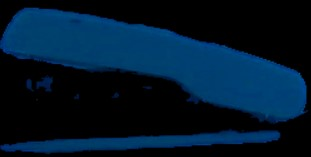
#> input picture images/zimba.jpg, 311 x 157 px
$ python main.py
#> lines starting #> are read from the running program, lines starting #| are printed output that depends on the picture; after the words box and inside, x2 and y2 are one past the last pixel; in counts of white or black regions, pixels touching at a corner belong together
### vision.py
import cv2 as cv
import numpy as np
from hsvfilter import HsvFilter


class Vision:
    TRACKBAR_WINDOW = "Trackbars"
    needle_img = None
    needle_w = 0
    needle_h = 0
    method = None


    def __init__(self, needle_img_path, method=cv.TM_CCOEFF_NORMED):

#> called with needle_img_path = 'images/zimba.jpg', method = 5
        self.needle_img = cv.imread(needle_img_path, cv.IMREAD_UNCHANGED)
#> self.needle_img is the input picture: shape (157, 311, 3); mean B, G, R 44.7, 24.4, 0.8

        self.needle_w = self.needle_img.shape[1]
#> self.needle_w = 311
        self.needle_h = self.needle_img.shape[0]
#> self.needle_h = 157

        # TM_CCOEFF, TM_CCOEFF_NORMED, TM_CCORR, TM_CCORR_NORMED, TM_SQDIFF, TM_SQDIFF_NORMED
        self.method = method

    def find(self, haystack_img, threshold=0.5, max_results=10):

        result = cv.matchTemplate(haystack_img, self.needle_img, self.method)

        locations = np.where(result >= threshold)
        locations = list(zip(*locations[::-1]))

        if not locations:
            return np.array([], dtype=np.int32).reshape(0, 4)

        rectangles = []
        for loc in locations:
            rect = [int(loc[0]), int(loc[1]), self.needle_w, self.needle_h]
            rectangles.append(rect)
            rectangles.append(rect)

        rectangles, weights = cv.groupRectangles(rectangles, groupThreshold=1, eps=0.5)

        if len(rectangles) > max_results:
            print('Warning: too many results, raise the threshold.')
            rectangles = rectangles[:max_results]

        return rectangles


    def draw_rectangles(self, haystack_img, rectangles):
        line_color = (32,114,244)
        line_type = cv.LINE_4

        for (x, y, w, h) in rectangles:
            top_left = (x, y)
            bottom_right = (x + w, y + h)
            cv.rectangle(haystack_img, top_left, bottom_right, line_color, lineType=line_type)

        return haystack_img

    # [37 lines left out: functions init_control_gui, get_hsv_filter_from_controls, not called in this run]

    def apply_hsv_filter(self, original_image, hsv_filter=None):
        hsv = cv.cvtColor(original_image, cv.COLOR_BGR2HSV)

        if not hsv_filter:
            hsv_filter = self.get_hsv_filter_from_controls()

        h, s, v = cv.split(hsv)
        s = self.shift_channel(s, hsv_filter.sAdd)
        s = self.shift_channel(s, -hsv_filter.sSub)
        v = self.shift_channel(v, hsv_filter.vAdd)
        v = self.shift_channel(v, -hsv_filter.vSub)
        hsv = cv.merge([h, s, v])

        lower = np.array([hsv_filter.hMin, hsv_filter.sMin, hsv_filter.vMin])
        upper = np.array([hsv_filter.hMax, hsv_filter.sMax, hsv_filter.vMax])
        mask = cv.inRange(hsv, lower, upper)
        result = cv.bitwise_and(hsv, hsv, mask=mask)

        img = cv.cvtColor(result, cv.COLOR_HSV2BGR)

        return img

    def shift_channel(self, c, amount):
        if amount > 0:
            lim = 255 - amount
            c[c >= lim] = 255
            c[c < lim] += amount
        elif amount < 0:
            amount = -amount
            lim = amount
            c[c <= lim] = 0
            c[c > lim] -= amount
        return c

### hsvfilter.py
# custom data structure to hold the state of an HSV filter
class HsvFilter:

    def __init__(self, hMin=None, sMin=None, vMin=None, hMax=None, sMax=None, vMax=None,
                    sAdd=None, sSub=None, vAdd=None, vSub=None):
        self.hMin = hMin
        self.sMin = sMin
        self.vMin = vMin
        self.hMax = hMax
        self.sMax = sMax
        self.vMax = vMax
        self.sAdd = sAdd
        self.sSub = sSub
        self.vAdd = vAdd
        self.vSub = vSub

### main.py
import cv2 as cv
from hsvfilter import HsvFilter
from vision import Vision

wincap = cv.VideoCapture(0)

vision_limestone = Vision("images/zimba.jpg")

#uncomment if you want to change color schema
#vision_limestone.init_control_gui()
hsv_filter = HsvFilter(50,0,0,120,255,165,255,0,0,0)

ret, frame = wincap.read()
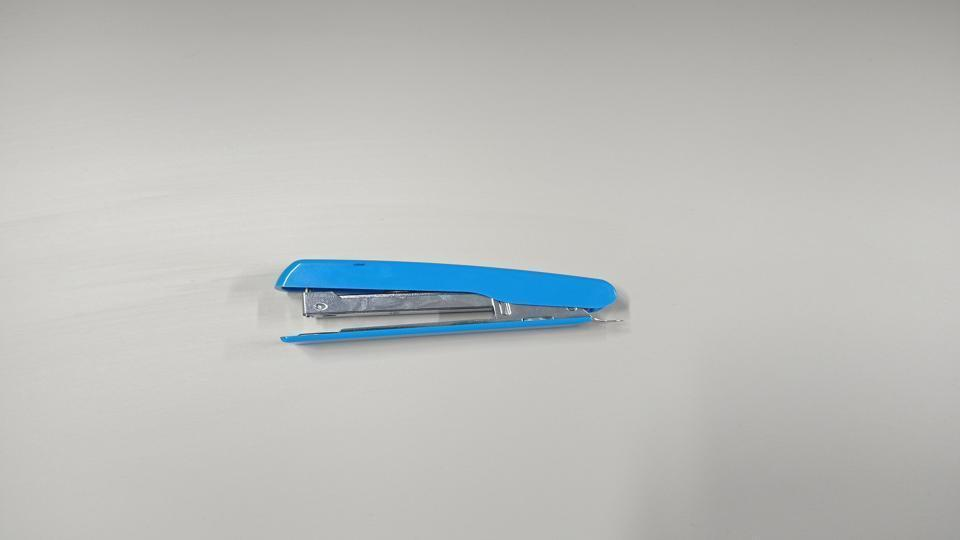
#> input picture images/test.jpg, 960 x 540 px, given in place of the camera
#> frame is the input picture: shape (540, 960, 3); mean B, G, R 187.5, 189.4, 187.3
gray = cv.cvtColor(frame, cv.COLOR_BGR2GRAY)
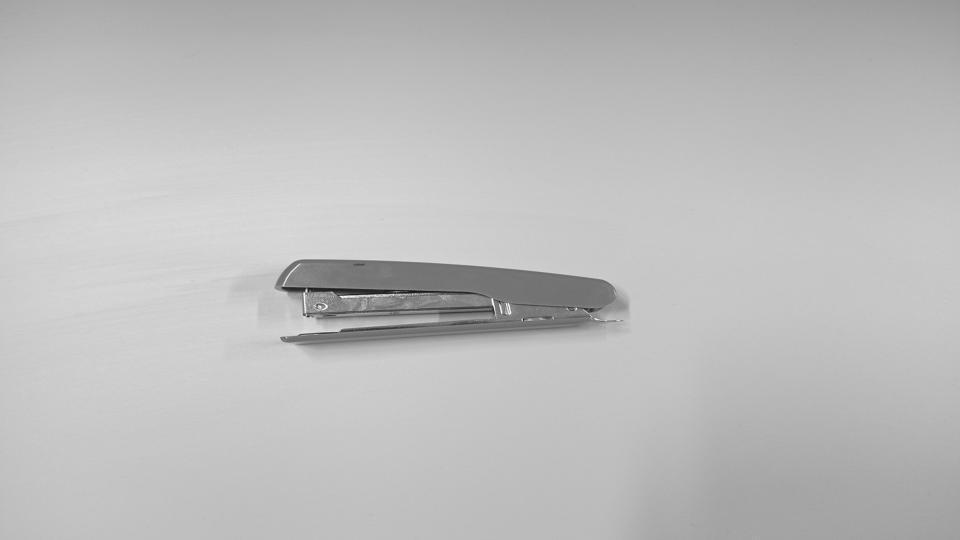
#> gray: shape (540, 960); min 19, max 253, mean 188.7

processed_image = vision_limestone.apply_hsv_filter(frame, hsv_filter)
#> in apply_hsv_filter, `hsv = cv.cvtColor(original_image, cv.COLOR_BGR2HSV)`: hsv: shape (540, 960, 3); mean H, S, V 27.9, 12.4, 192.2
#> in apply_hsv_filter, `h, s, v = cv.split(hsv)`:
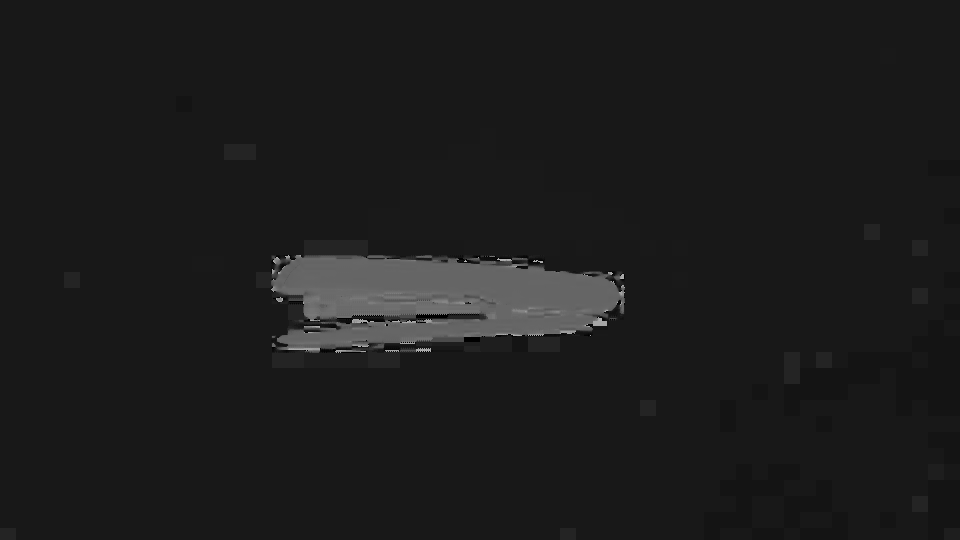
#> h: shape (540, 960); min 0, max 178, mean 27.9
#> in apply_hsv_filter, `h, s, v = cv.split(hsv)`:
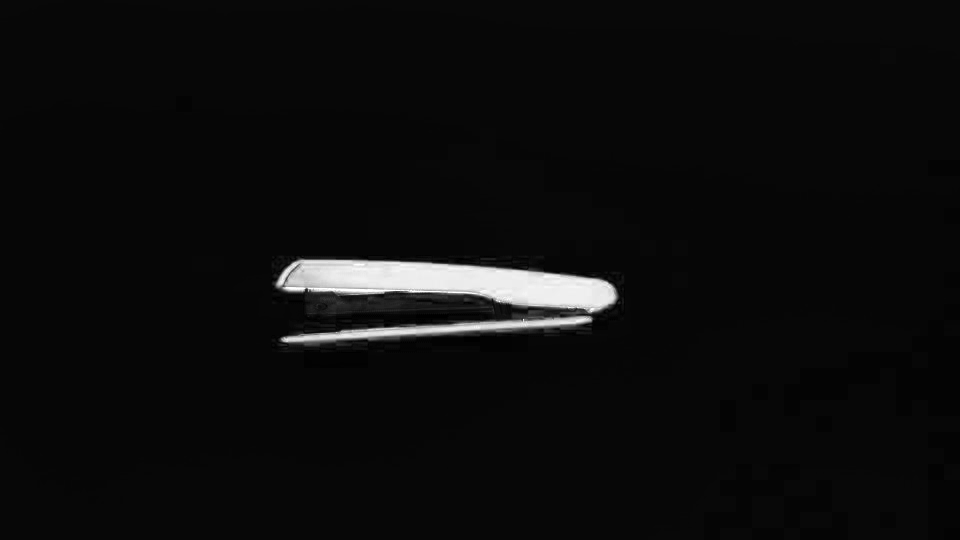
#> s: shape (540, 960); min 0, max 255, mean 12.4
#> in apply_hsv_filter, `h, s, v = cv.split(hsv)`:
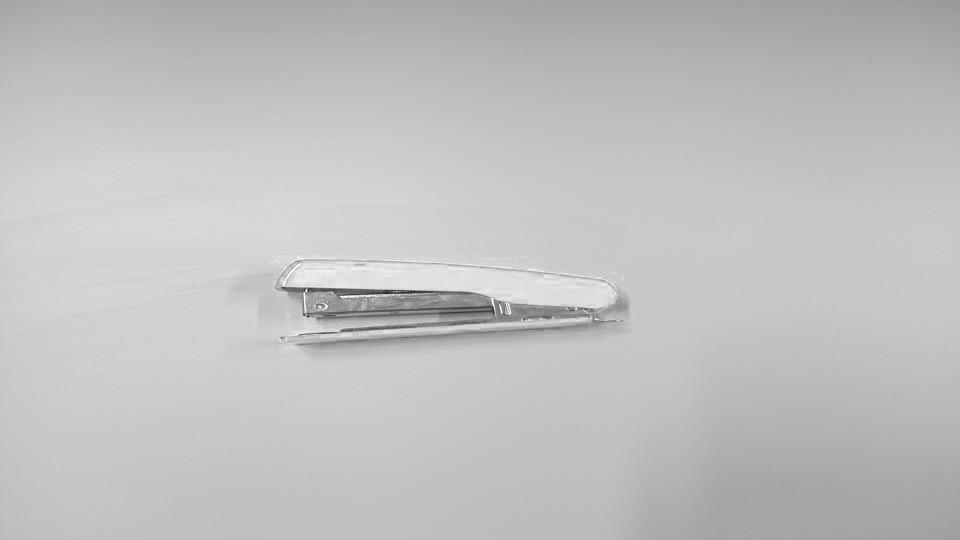
#> v: shape (540, 960); min 42, max 255, mean 192.2
#> in shift_channel, `c[c >= lim] = 255`: c: shape (540, 960); every value is 255
#> in apply_hsv_filter, `hsv = cv.merge([h, s, v])`: hsv: shape (540, 960, 3); mean H, S, V 27.9, 255, 192.2
#> in apply_hsv_filter, `mask = cv.inRange(hsv, lower, upper)`:
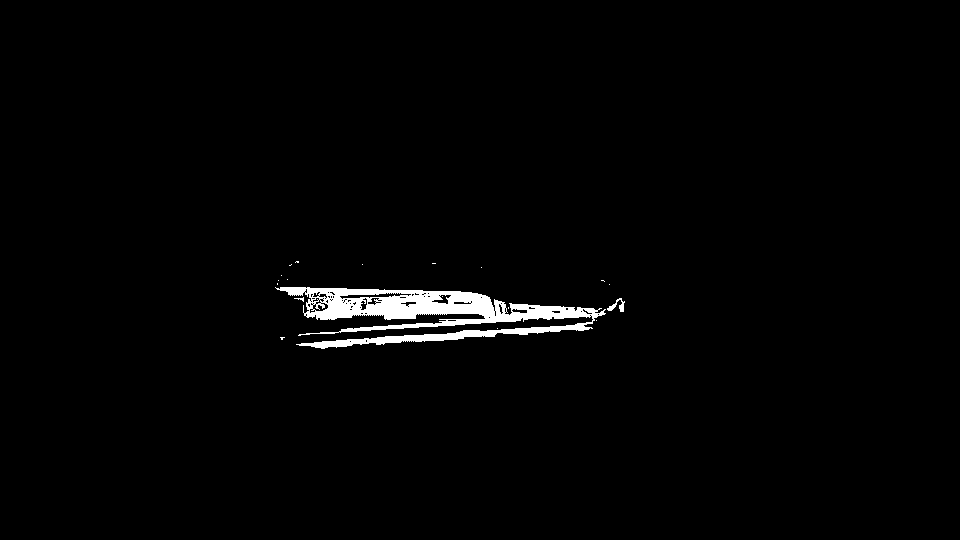
#> mask: shape (540, 960); 1.6% white; 19 white regions (17 under 20 px), largest, box (x1, y1, x2, y2) and area: (275, 287, 606, 349) 8311, (607, 298, 625, 312) 98
#> in apply_hsv_filter, `result = cv.bitwise_and(hsv, hsv, mask=mask)`: result: shape (540, 960, 3); mean H, S, V 1.7, 4.2, 2.2
rectangles = vision_limestone.find(processed_image, 0.1)
#> in find, `result = cv.matchTemplate(haystack_img, self.needle_img, self.method)`:
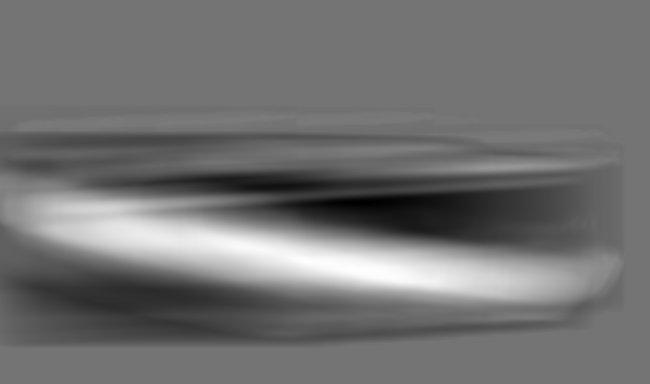
#> result: shape (384, 650) float32; min -0.278, max 0.329, mean -0.00606; drawn with min black and max white
#> in find, `locations = np.where(result >= threshold)`: locations = 25206 positions, rows 195 to 300, columns 28 to 574
#> in find, `locations = list(zip(*locations[::-1]))`: locations = 25206 items
#> the loop in find, `for loc in locations:` made 25206 passes
#> rect on passes 1 to 3: [55, 195, 311, 157], [56, 195, 311, 157], [57, 195, 311, 157]
#> after the loop in find, `for loc in locations:`: rectangles = 50412 items
#> in find, `rectangles, weights = cv.groupRectangles(rectangles, groupThreshold=1,..`: rectangles = [[284, 253, 311, 157]]; weights = [50412]
#> rectangles = [[284, 253, 311, 157]]
output_image = vision_limestone.draw_rectangles(frame, rectangles)
#> the loop in draw_rectangles, `for (x, y, w, h) in rectangles:` made 1 pass
#> (x, y, w, h, bottom_right) on pass 1: (284, 253, 311, 157, (595, 410))


while(True):
    cv.imshow("Result", frame)

    if cv.waitKey(1) == ord('q'):
#> (key q is pressed here)
        cv.destroyAllWindows()
        break

print('Done.')
